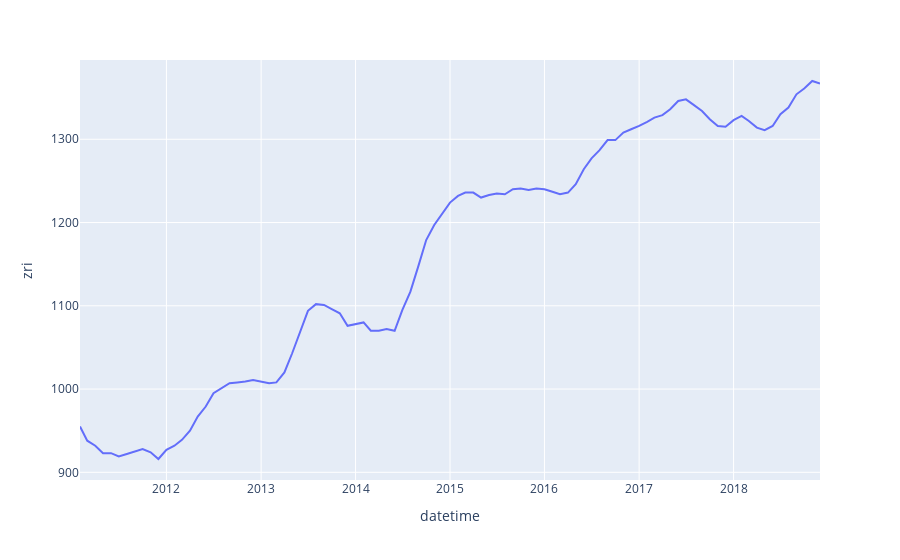

This figure's notebook cell:
### Code cell
fig = px.line(df3, x = 'datetime', y = 'zri')
fig
# stationarity is a requirement for arima
# stationary time series = the mean does not change over time
# if there is an overall trend in the time-series you take differences
